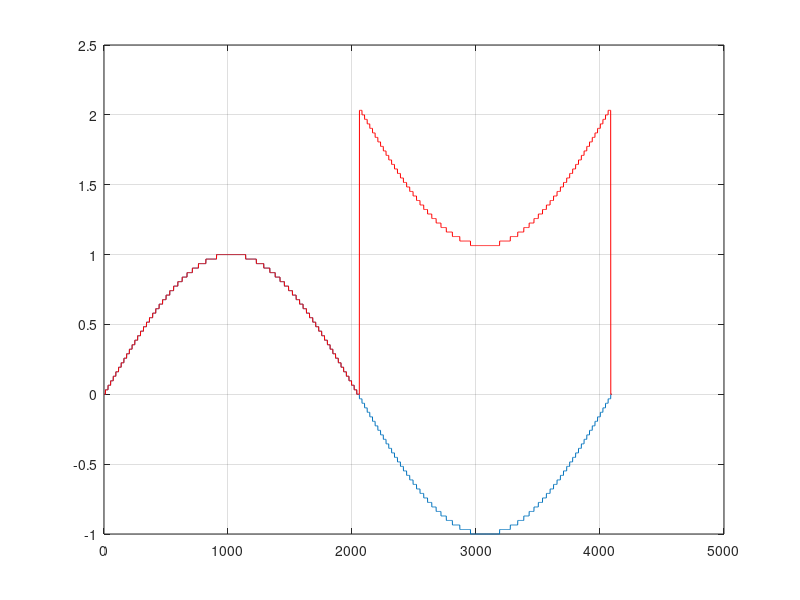

This figure's MATLAB source:
clc; close all; clear all;

%% DDFS (Direct Digital Frequency synthesizer)
%  @brief
%  N : length of time domain signal
%      Phase Quantization points. (Number of Rows)
%  M : length of Amplitude (Number of Bits in each Row)
%       hence; each row represent a certain frequency
% %*************************************************

% Starting Phase Quantization
% @N is the Number of bits for phase quantization.
% the higher the N, The lower Resolution
N=12;


% Ideal theta is in range of 0 to 2Pi, We remap the
% interval using N-bit into the [0: 2^N−1] as unsigned
% LSB of the phase = 2*max/2 so we represent 0 to 2pi over 2^12 (4096) points

LSB_theta =2*pi/(2^N);

% phase range of theta [ 0 to 4096 Lutch]
theta= (0 : 2^N-1) * LSB_theta;

h= sin(theta);
%End of frequency Quantization
%*************************************************

% Starting Amplitude Quantization
% (Using a balanced C2 representation)
M=6;
LSB_amp =1/(2^(M-1)-1);
% Quantized sine values using the formula C2 (-31 to +31) for 6 bits (2^6/2)
h_q = round(h/LSB_amp); 
%Debug
    %min(h_q); % get -31
  
% Multiply by LSB_amp (to get to the range)
plot(h_q * LSB_amp);
grid on
hold
% open a file named 'lut.txt' to contain the data.
file = fopen ('lut.txt','w');
%fprintf(file, 'constant ddfs_lut: lut_t := \n');
%fprintf(file, '%d, \n', h_q(1 : end-1));
%fprintf(file, '%d, \n', h_q(end)); % here we print only the last one
%fclose(file);

% convert from integer to binary, problem this function
% @dec2bin()converts only positive values

% so takes away the -ve values 2^M+x if x<0 2's complement
h_q(h_q<0) = h_q(h_q < 0) +2^M; 
% plot to see twos complement
 plot(h_q * LSB_amp, 'r')
%now use dec2bin, M is the number of bits
for i =1 :2^N-1
    fprintf(file, '"%s")\n,',dec2bin(h_q(i),M));
end

fprintf(file, '"%s")\n,',dec2bin(h_q(2^N),M));
fclose(file);
% try frequency word with 1, 2 2048 2050

